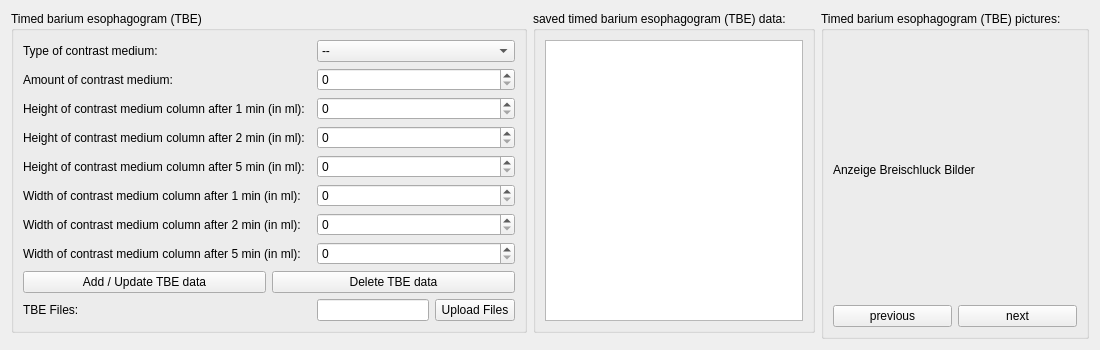
          <widget class="QWidget" name="xray">
           <property name="geometry">
            <rect>
             <x>0</x>
             <y>0</y>
             <width>734</width>
             <height>268</height>
            </rect>
           </property>
           <attribute name="label">
            <string>Timed barium esophagogram (TBE)</string>
           </attribute>
           <layout class="QGridLayout" name="gridLayout_33">
            <item row="0" column="1">
             <widget class="QGroupBox" name="groupBox_29">
              <property name="title">
               <string>saved timed barium esophagogram (TBE) data:</string>
              </property>
              <layout class="QGridLayout" name="gridLayout_38">
               <item row="0" column="0">
                <widget class="QTextEdit" name="textEdit_7"/>
               </item>
              </layout>
             </widget>
            </item>
            <item row="0" column="2" rowspan="2">
             <widget class="QGroupBox" name="groupBox_21">
              <property name="sizePolicy">
               <sizepolicy hsizetype="Expanding" vsizetype="Preferred">
                <horstretch>0</horstretch>
                <verstretch>0</verstretch>
               </sizepolicy>
              </property>
              <property name="title">
               <string>Timed barium esophagogram (TBE) pictures:</string>
              </property>
              <layout class="QGridLayout" name="gridLayout_64">
               <item row="1" column="0">
                <layout class="QHBoxLayout" name="horizontalLayout_2">
                 <item>
                  <widget class="QPushButton" name="manometrie_delete_button_8">
                   <property name="text">
                    <string>previous</string>
                   </property>
                  </widget>
                 </item>
                 <item>
                  <widget class="QPushButton" name="pushButton_24">
                   <property name="text">
                    <string>next</string>
                   </property>
                  </widget>
                 </item>
                </layout>
               </item>
               <item row="0" column="0">
                <widget class="QLabel" name="label_83">
                 <property name="sizePolicy">
                  <sizepolicy hsizetype="Preferred" vsizetype="Expanding">
                   <horstretch>0</horstretch>
                   <verstretch>0</verstretch>
                  </sizepolicy>
                 </property>
                 <property name="text">
                  <string>Anzeige Breischluck Bilder</string>
                 </property>
                </widget>
               </item>
              </layout>
             </widget>
            </item>
            <item row="0" column="0">
             <widget class="QGroupBox" name="groupBox_28">
              <property name="title">
               <string>Timed barium esophagogram (TBE)</string>
              </property>
              <layout class="QGridLayout" name="gridLayout_37">
               <item row="1" column="2">
                <widget class="QSpinBox" name="spinBox_5"/>
               </item>
               <item row="5" column="2">
                <widget class="QSpinBox" name="spinBox_17"/>
               </item>
               <item row="6" column="2">
                <widget class="QSpinBox" name="spinBox_18"/>
               </item>
               <item row="2" column="2">
                <widget class="QSpinBox" name="spinBox_14"/>
               </item>
               <item row="3" column="2">
                <widget class="QSpinBox" name="spinBox_15"/>
               </item>
               <item row="4" column="2">
                <widget class="QSpinBox" name="spinBox_16"/>
               </item>
               <item row="7" column="2">
                <widget class="QSpinBox" name="spinBox_19"/>
               </item>
               <item row="6" column="0">
                <widget class="QLabel" name="label_51">
                 <property name="text">
                  <string>Width of contrast medium column after 2 min (in ml):</string>
                 </property>
                </widget>
               </item>
               <item row="9" column="0">
                <widget class="QLabel" name="label_45">
                 <property name="text">
                  <string>TBE Files:</string>
                 </property>
                </widget>
               </item>
               <item row="9" column="2">
                <layout class="QHBoxLayout" name="horizontalLayout_9">
                 <item>
                  <widget class="QLineEdit" name="lineEdit_2"/>
                 </item>
                 <item>
                  <widget class="QPushButton" name="xray_upload_button">
                   <property name="text">
                    <string>Upload Files</string>
                   </property>
                  </widget>
                 </item>
                </layout>
               </item>
               <item row="1" column="0">
                <widget class="QLabel" name="label_54">
                 <property name="text">
                  <string>Amount of contrast medium:</string>
                 </property>
                </widget>
               </item>
               <item row="0" column="2">
                <widget class="QComboBox" name="comboBox_15">
                 <item>
                  <property name="text">
                   <string>--</string>
                  </property>
                 </item>
                 <item>
                  <property name="text">
                   <string>barium sulfate</string>
                  </property>
                 </item>
                 <item>
                  <property name="text">
                   <string>water-soluble contrast medium</string>
                  </property>
                 </item>
                </widget>
               </item>
               <item row="0" column="0">
                <widget class="QLabel" name="label_52">
                 <property name="text">
                  <string>Type of contrast medium:</string>
                 </property>
                </widget>
               </item>
               <item row="2" column="0">
                <widget class="QLabel" name="label_44">
                 <property name="text">
                  <string>Height of contrast medium column after 1 min (in ml):</string>
                 </property>
                </widget>
               </item>
               <item row="5" column="0">
                <widget class="QLabel" name="label_47">
                 <property name="text">
                  <string>Width of contrast medium column after 1 min (in ml):</string>
                 </property>
                </widget>
               </item>
               <item row="4" column="0">
                <widget class="QLabel" name="label_50">
                 <property name="text">
                  <string>Height of contrast medium column after 5 min (in ml):</string>
                 </property>
                </widget>
               </item>
               <item row="3" column="0">
                <widget class="QLabel" name="label_48">
                 <property name="text">
                  <string>Height of contrast medium column after 2 min (in ml):</string>
                 </property>
                </widget>
               </item>
               <item row="7" column="0">
                <widget class="QLabel" name="label_53">
                 <property name="text">
                  <string>Width of contrast medium column after 5 min (in ml):</string>
                 </property>
                </widget>
               </item>
               <item row="10" column="2">
                <spacer name="verticalSpacer_13">
                 <property name="orientation">
                  <enum>Qt::Vertical</enum>
                 </property>
                 <property name="sizeHint" stdset="0">
                  <size>
                   <width>20</width>
                   <height>40</height>
                  </size>
                 </property>
                </spacer>
               </item>
               <item row="8" column="0" colspan="3">
                <layout class="QHBoxLayout" name="horizontalLayout_3">
                 <item>
                  <widget class="QPushButton" name="pushButton_8">
                   <property name="text">
                    <string>Add / Update TBE data</string>
                   </property>
                  </widget>
                 </item>
                 <item>
                  <widget class="QPushButton" name="manometrie_delete_button_3">
                   <property name="text">
                    <string>Delete TBE data</string>
                   </property>
                  </widget>
                 </item>
                </layout>
               </item>
              </layout>
             </widget>
            </item>
           </layout>
          </widget>
